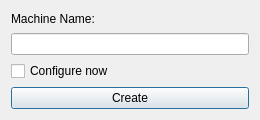
<?xml version="1.0" encoding="UTF-8"?>
<ui version="4.0">
 <class>CreateMachine</class>
 <widget class="QDialog" name="CreateMachine">
  <property name="geometry">
   <rect>
    <x>0</x>
    <y>0</y>
    <width>260</width>
    <height>120</height>
   </rect>
  </property>
  <property name="windowTitle">
   <string>CreateMachine</string>
  </property>
  <layout class="QVBoxLayout" name="verticalLayout_2">
   <item>
    <layout class="QVBoxLayout" name="verticalLayout">
     <item>
      <widget class="QLabel" name="label">
       <property name="text">
        <string>Machine Name:</string>
       </property>
      </widget>
     </item>
     <item>
      <widget class="QLineEdit" name="newMachineName"/>
     </item>
     <item>
      <widget class="QCheckBox" name="configureNowCheckBox">
       <property name="text">
        <string>Configure now</string>
       </property>
       <property name="checked">
        <bool>false</bool>
       </property>
      </widget>
     </item>
     <item>
      <widget class="QPushButton" name="createPushButton">
       <property name="text">
        <string>Create</string>
       </property>
      </widget>
     </item>
    </layout>
   </item>
  </layout>
 </widget>
 <resources/>
 <connections/>
</ui>
